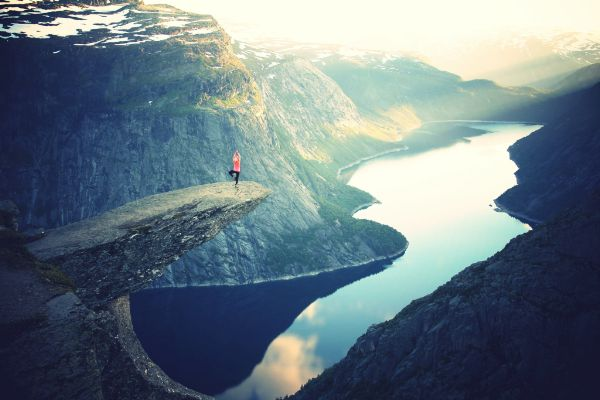
#> input picture example.jpg, 600 x 400 px
$ python main.py
#> lines starting #> are read from the running program, lines starting #| are printed output that depends on the picture

from PIL import Image, ImageDraw
from colormath.color_objects import sRGBColor, LabColor
from colormath.color_conversions import convert_color
import colorsys
from KMeans import *

def main():
    #Инициализация
    SIZE = 150
    DICT_RGB_COLOR = {}
    DICT_LAB_COLOR = {}

    centroid = []
    rgb_centroid = []

    infile = input('Название файла: ')
#> the answer given: example.jpg
    k = int(input('Количество кластеров: '))
#> the answer given: 3
    image = Image.open(infile)
#> image is the input picture: PIL image 600x400 RGB; mean R, G, B 106, 122.1, 131.3

    img_w, img_h = image.size
#> img_w = 600; img_h = 400
    background = Image.new('RGB', (round((img_w * 1.025)), round((img_h * 1.5))), 'white')
#> background: PIL image 615x600 RGB; every value is 255
    bg_w, bg_h = background.size
#> bg_w = 615; bg_h = 600
    offset = (round((bg_w - img_w) / 2), round((bg_w - img_w) / 2))
#> offset = (8, 8)
    background.paste(image, offset)
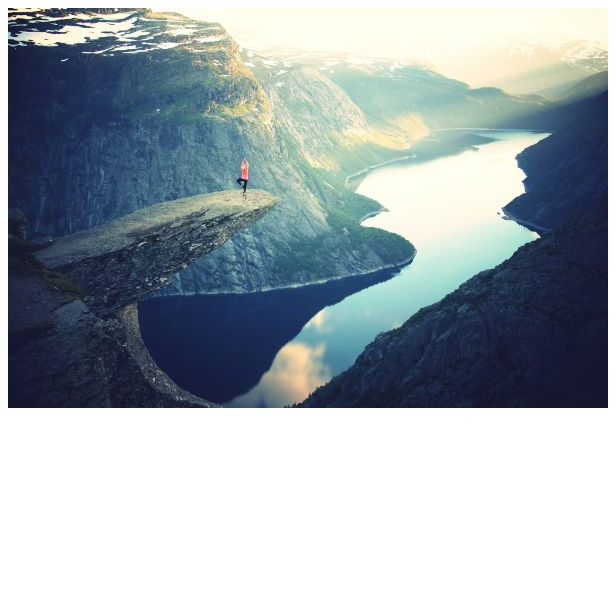
#> background: PIL image 615x600 RGB; mean R, G, B 158.1, 168.6, 174.6

    image = image.convert('RGB')
    image = image.resize((SIZE, SIZE))
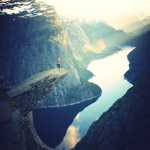
#> image: PIL image 150x150 RGB; mean R, G, B 106, 122.1, 131.3
    image = image.convert('P', palette=Image.ADAPTIVE, colors=256)
#> image: PIL image 150x150 P
    image.putalpha(0)
#> image: PIL image 150x150 PA

    rgb_color = image.getcolors(256) #Получение цветов из картинки
#> rgb_color = 256 items

    # RGB dic
    i = 0
    for color in rgb_color:
        DICT_RGB_COLOR[i] = color
        i += 1
#> this loop made 256 passes
#> color on passes 1 to 3: (40, (255, 0)), (14, (253, 0)), (180, (251, 0))
#> after the loop, DICT_RGB_COLOR = 256 items; i = 256

    # Lab dic
    for key in DICT_RGB_COLOR:
        DICT_LAB_COLOR[key] = (
        convert_color(sRGBColor(DICT_RGB_COLOR[key][1][0],DICT_RGB_COLOR[key][1][1],DICT_RGB_COLOR[key][1][2]),LabColor))
#> this loop made 1 pass
#> after the loop, DICT_LAB_COLOR = 0 items

    #Кластеризация методом k-средних

    #Инициализация списков
    for i in range(k):
        rgb_centroid.append([])
        centroid.append(DICT_LAB_COLOR[randrange(0, len(DICT_LAB_COLOR))])

    centroid = init_centroids(DICT_LAB_COLOR,k)

    for i in range(15):
        centroid = k_means(DICT_LAB_COLOR,DICT_RGB_COLOR,k,centroid)

    #Создание итогового изображения

    for i in range(k):    # Lab -> RGB
        rgb_centroid[i] = convert_color(centroid[i], sRGBColor)
        rgb_centroid[i] = rgb_centroid[i].get_value_tuple()
        rgb_centroid[i] = (round(rgb_centroid[i][0]),round(rgb_centroid[i][1]),round(rgb_centroid[i][2]))

    rgb_centroid.sort(key=lambda rgb: colorsys.rgb_to_hsv(*rgb))
    draw2 = ImageDraw.Draw(background)
    space = (round((bg_w - img_w) / 2))
    horz_size = (img_w-(space*(k-1)))/k
    virt_size = (2*space)+img_h
    horizontal = space+horz_size
    posx = space

    #добавляем цвета на картинку нашу
    for i in range(k):
        draw2.rectangle([posx, virt_size, horz_size+posx, bg_h-space], fill=rgb_centroid[i])
        posx += horizontal

    del draw2

    background.save(infile+'-final'+'.PNG')

#> (the run stopped early here; a loop or call above may not have finished)
